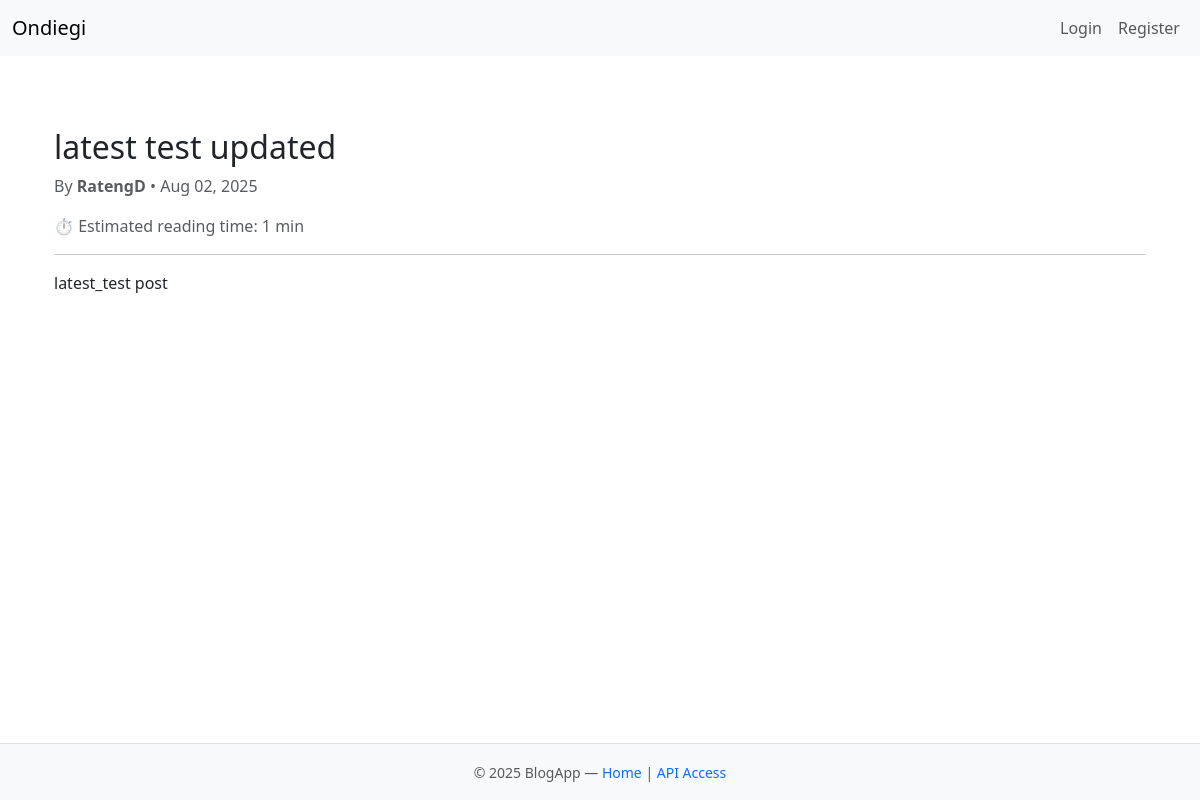
The page /blog/latest-test-updated/ on the database as committed earlier.
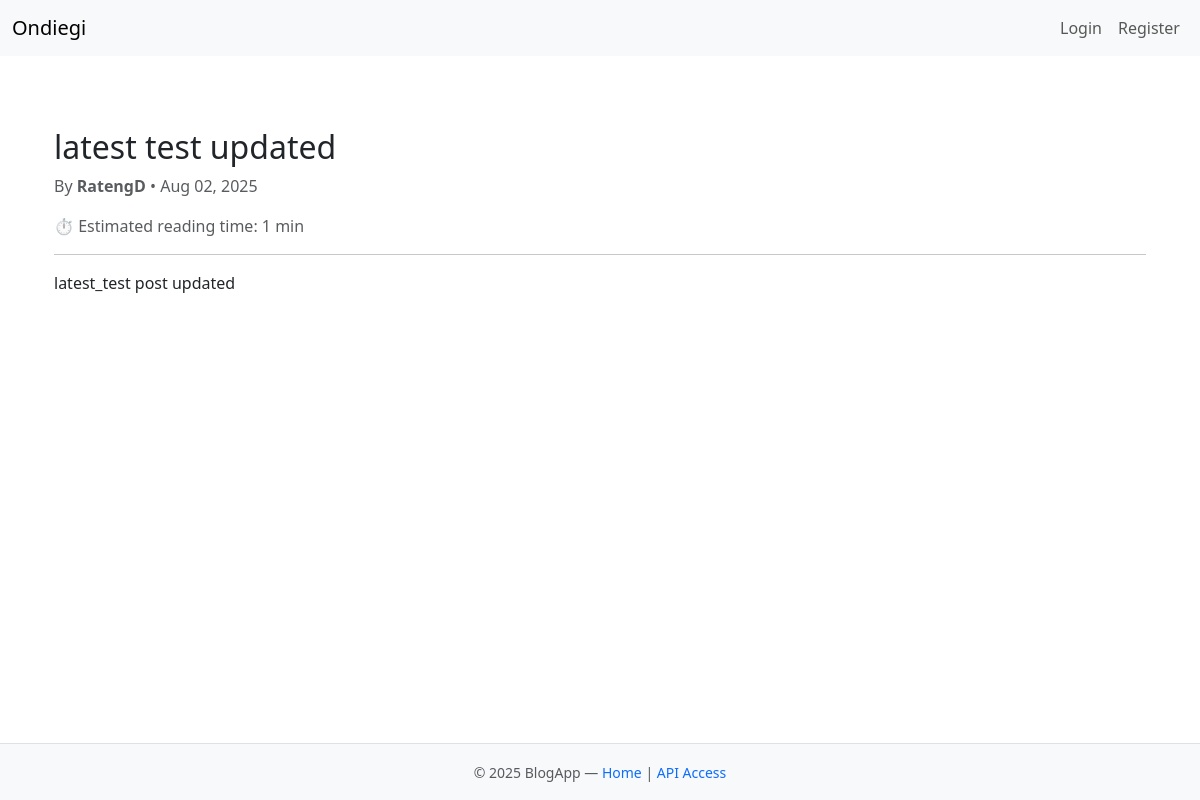
The same page on the database as committed later.
### blog/models.py (models this page shows, shortened)
class BlogPost(models.Model):
    title = models.CharField(max_length=200)
    slug = models.SlugField(unique=True, blank=True)  # new field
    content = models.TextField()
    author = models.ForeignKey(User, on_delete=models.SET_NULL, null=True)
    created_at = models.DateTimeField(auto_now_add=True)
    def reading_time(self):
        word_count = len(self.content.split())
        return math.ceil(word_count / 200)  # 200 words per min

### blog/views.py (the view)
# urls.py: path('<slug:slug>/', BlogPostDetailView.as_view(), name='view-post'),
class BlogPostDetailView(DetailView):
    model = BlogPost
    template_name = 'blog/view_post.html'
    context_object_name = 'post'
    slug_field = 'slug'
    slug_url_kwarg = 'slug'

### blog/templates/blog/view_post.html (shortened to what this page needs)
{% extends 'base.html' %}
{% block content %}
<div class="container mt-5">
  <h2 class="mb-2">{{ post.title }}</h2>
  <p class="text-muted">By <strong>{{ post.author.username }}</strong> • {{ post.created_at|date:"M d, Y" }}</p>
  <p class="text-muted">
   ⏱ Estimated reading time: {{ post.reading_time }} min
  </p>
  <hr>
  <p>{{ post.content }}</p>
</div>
{% endblock %}

Rows that differ between the two databases and show on the page:
changed BlogPost "latest test updated": content "latest_test post" → "latest_test post updated"
